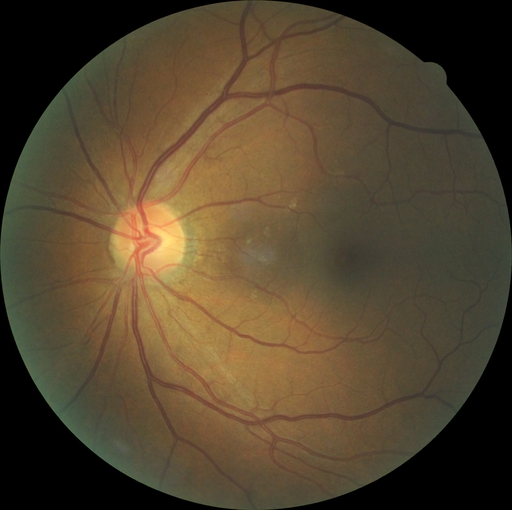
#> input picture data/test/0/1240_left.jpeg, 512 x 510 px
$ python -i autocrop.py   (imports and definitions only)   (older library calls are emulated)
#> lines starting #> are read from the running program, lines starting #| are printed output that depends on the picture
from PIL import Image

from os import listdir, makedirs
from os.path import join as joinPaths


# [59 lines left out: functions ls, scale, autoCropImage, not called in this run]


def circleToSquare(imagePath, targetPath):
    '''Trims an image by cropping away black edges'''
#> called with imagePath = 'data/test/0/1240_left.jpeg', targetPath = 'out.png'
    def isBlack(x, y):
        try:
            rgb = im.getpixel((x, y))
        except IndexError:
            return False
        return max(rgb) <= 10

    im = Image.open(imagePath).convert('RGB')
#> im is the input picture: PIL image 512x510 RGB; mean R, G, B 83.6, 68.9, 46.8

    width, height = im.size
#> width = 512; height = 510

    quarterHeight = 0.30 * height
#> quarterHeight = 153

    topRight = width - 1
#> topRight = 511
    bottomRight = width - 1
#> bottomRight = 511
    bottomLeft = 0
    topLeft = 0

    for corner in ['topRight', 'bottomRight', 'bottomLeft', 'topLeft']:
        if corner == 'topRight':
            while isBlack(topRight, quarterHeight):
                topRight -= 1

        if corner == 'bottomRight':
            while isBlack(bottomRight, quarterHeight * 3):
                bottomRight -= 1

        if corner == 'bottomLeft':
            while isBlack(bottomLeft, quarterHeight * 3):
                bottomLeft += 1

        if corner == 'topLeft':
            while isBlack(topLeft, quarterHeight):
                topLeft += 1
#> this loop made 4 passes
#> after the loop, bottomRight = 409; topRight = 490

    cropped = im.crop(
        box=(
            max(topLeft, bottomLeft),
            quarterHeight,
            min(topRight, bottomRight),
            quarterHeight * 3
        )
    )
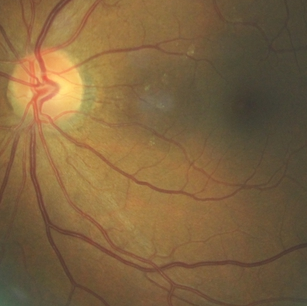
#> cropped: PIL image 307x306 RGB; mean R, G, B 126.9, 99.4, 63.9
    cropped.save(targetPath, quality=100)


# [4 lines left out: function centerCrop, not called in this run]

# [6 lines not run here, left out]

>>> result = circleToSquare('data/test/0/1240_left.jpeg', 'out.png')

$ run again, on data/test/0/12513_left.jpeg
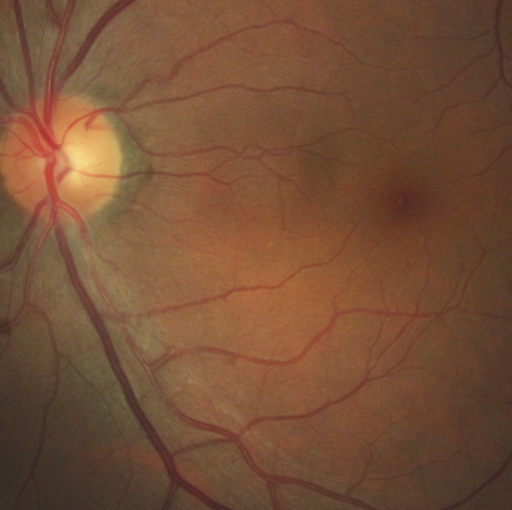
#> input picture data/test/0/12513_left.jpeg, 512 x 510 px
#> in circleToSquare, im is the input picture: PIL image 512x510 RGB; mean R, G, B 118.7, 80.2, 55.4
#> the loop in circleToSquare, `for corner in ['topRight', 'bottomRight', 'bottomLeft', 'topLeft']:` made 4 passes
#> in circleToSquare, `cropped = im.crop( box=( max(topLeft, bottomLeft), quarterHeight, min(..`:
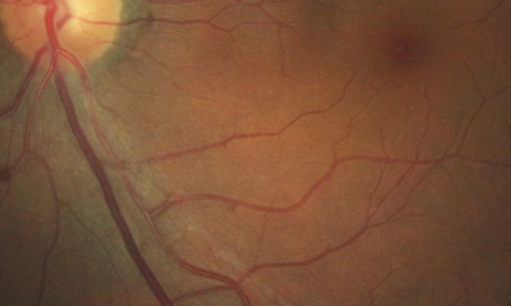
#> cropped: PIL image 511x306 RGB; mean R, G, B 122.8, 82.5, 56

$ run again, on data/test/0/12527_left.jpeg
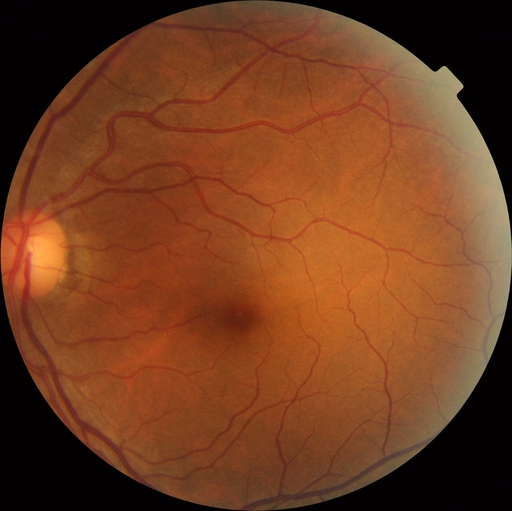
#> input picture data/test/0/12527_left.jpeg, 512 x 511 px
#> in circleToSquare, im is the input picture: PIL image 512x511 RGB; mean R, G, B 114.8, 61.8, 32.4
#> the loop in circleToSquare, `for corner in ['topRight', 'bottomRight', 'bottomLeft', 'topLeft']:` made 4 passes
#> in circleToSquare, `cropped = im.crop( box=( max(topLeft, bottomLeft), quarterHeight, min(..`:
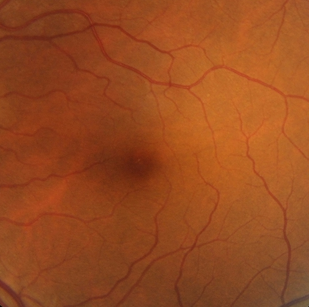
#> cropped: PIL image 309x307 RGB; mean R, G, B 151.7, 74.9, 32.5

$ run again, on data/test/0/12553_left.jpeg
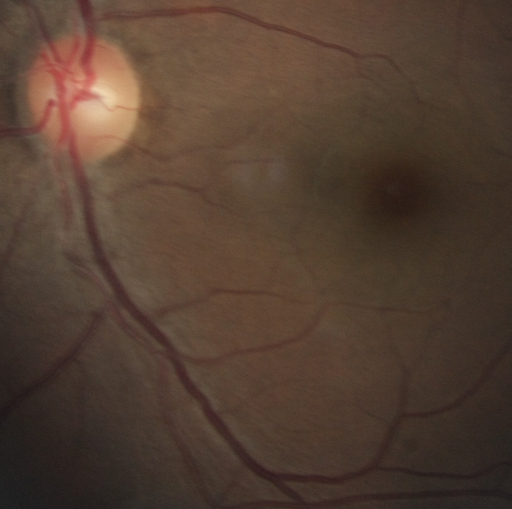
#> input picture data/test/0/12553_left.jpeg, 512 x 509 px
#> in circleToSquare, im is the input picture: PIL image 512x509 RGB; mean R, G, B 83.6, 63.4, 50.3
#> the loop in circleToSquare, `for corner in ['topRight', 'bottomRight', 'bottomLeft', 'topLeft']:` made 4 passes
#> in circleToSquare, `cropped = im.crop( box=( max(topLeft, bottomLeft), quarterHeight, min(..`:
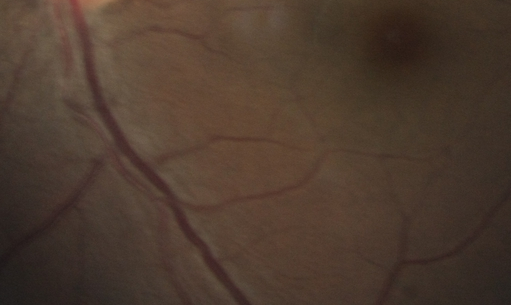
#> cropped: PIL image 511x305 RGB; mean R, G, B 77.3, 59.4, 47.1
